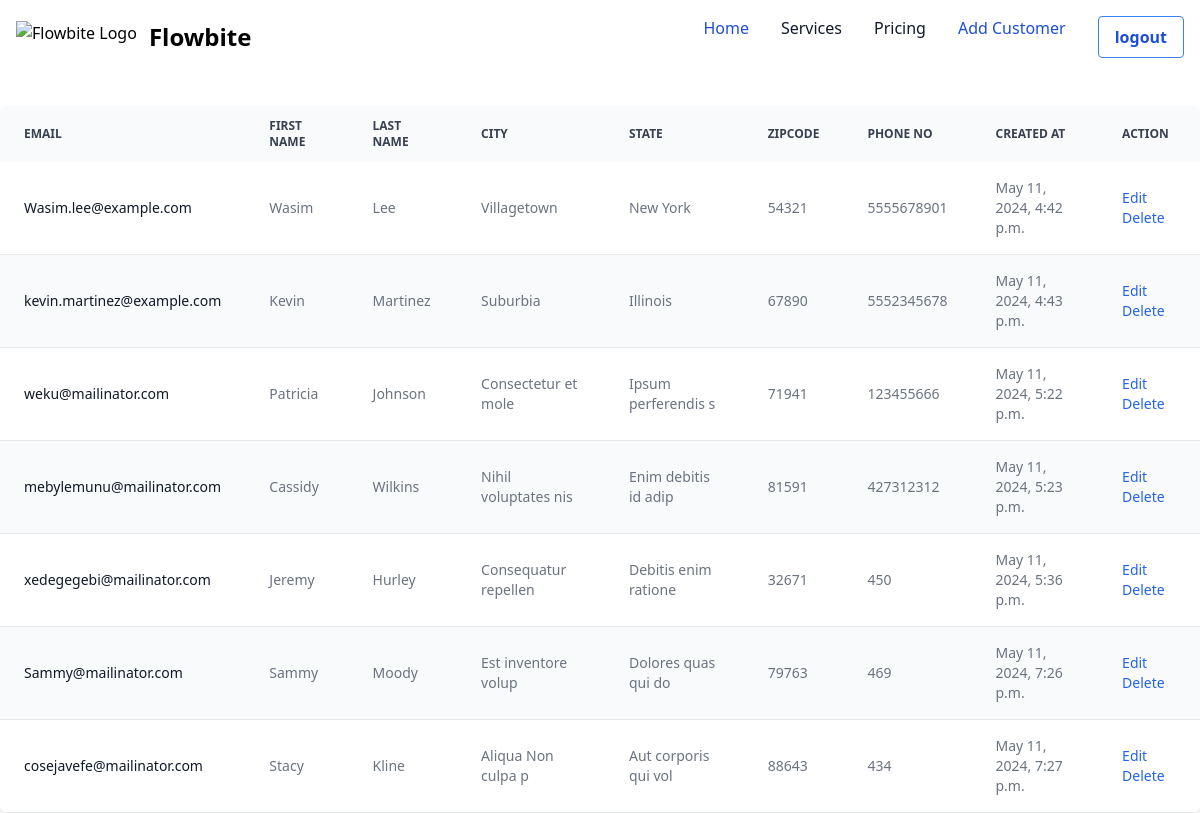
The app's page /home/ (signed in) with its own data.
### core/models.py (models this page shows, shortened)
class Record(models.Model):
    created_at=models.DateTimeField(auto_now_add=True)
    first_name=models.CharField(max_length=50)
    last_name=models.CharField(max_length=50)
    address=models.CharField(max_length=100)
    email=models.EmailField()
    phone=models.PositiveBigIntegerField(null=True)
    city=models.CharField(max_length=30)
    state=models.CharField(max_length=40)
    zipcode=models.PositiveIntegerField(null=True)

### core/views.py (the view)
# urls.py: path("home/",home,name="home"),
def home(request):
    records=Record.objects.all()
    context={"records":records}
    return render(request,"home.html",context)

### templates/home.html
{% extends 'main.html' %}
{% block content %}
{% if user.is_authenticated %}
<div class="mt-8">
  <div class="relative overflow-x-auto shadow-md sm:rounded-lg">
    <table class="w-full text-sm text-left rtl:text-right text-gray-500 dark:text-gray-400">
        <thead class="text-xs text-gray-700 uppercase bg-gray-50 dark:bg-gray-700 dark:text-gray-400">
            <tr>
                <th scope="col" class="px-6 py-3">
                    Email
                </th>
                <th scope="col" class="px-6 py-3">
                    First Name
                </th>
                <th scope="col" class="px-6 py-3">
                    Last Name
                </th>
                <th scope="col" class="px-6 py-3">
                    City
                </th>
                <th scope="col" class="px-6 py-3">
                    State
                </th>
                <th scope="col" class="px-6 py-3">
                    Zipcode
                </th>
                <th scope="col" class="px-6 py-3">
                    Phone No
                </th>
                <th scope="col" class="px-6 py-3">
                    Created At
                </th>
                <th scope="col" class="px-6 py-3">
                    Action
                </th>
            </tr>
        </thead>
        <tbody>
            {% for record in records %}
            <tr class="odd:bg-white odd:dark:bg-gray-900 even:bg-gray-50 even:dark:bg-gray-800 border-b dark:border-gray-700">
                <th scope="row" class="px-6 py-4 font-medium text-gray-900 whitespace-nowrap dark:text-white">
                    <a href="{% url 'singledetail' record.id %}">{{ record.email }}</a>
                </th>
                <td class="px-6 py-4">
                    {{ record.first_name }}
                </td>
                <td class="px-6 py-4">
                    {{ record.last_name }}
                </td>
                <td class="px-6 py-4">
                    {{ record.city }}
                </td>
                <td class="px-6 py-4">
                    {{ record.state }}
                </td>
                <td class="px-6 py-4">
                    {{ record.zipcode }}
                </td>
                <td class="px-6 py-4">
                    {{ record.phone }}
                </td>
                <td class="px-6 py-4">
                    {{ record.created_at }}
                </td>
                <td class="px-6 py-4">
                    <a href="{% url 'edit' record.id %}" class="font-medium text-blue-600 dark:text-blue-500 hover:underline">Edit</a>&nbsp;
                    <a href="{% url 'delete' record.id %}" class="font-medium text-blue-600 dark:text-blue-500 hover:underline">Delete</a>
                </td>
            </tr>
            {% endfor %}
        </tbody>
    </table>
  </div>
</div>
{% endif %}
{% endblock %}

### records on screen
Record: email "Wasim.lee@example.com", first_name "Wasim", last_name "Lee", city "Villagetown", state "New York", zipcode "54321", phone "5555678901", created_at "May 11, 2024, 4:42 p.m."
Record: email "kevin.martinez@example.com", first_name "Kevin", last_name "Martinez", city "Suburbia", state "Illinois", zipcode "67890", phone "5552345678", created_at "May 11, 2024, 4:43 p.m."
Record: email "weku@mailinator.com", first_name "Patricia", last_name "Johnson", city "Consectetur et mole", state "Ipsum perferendis s", zipcode "71941", phone "123455666", created_at "May 11, 2024, 5:22 p.m."
Record: email "mebylemunu@mailinator.com", first_name "Cassidy", last_name "Wilkins", city "Nihil voluptates nis", state "Enim debitis id adip", zipcode "81591", phone "427312312", created_at "May 11, 2024, 5:23 p.m."
Record: email "xedegegebi@mailinator.com", first_name "Jeremy", last_name "Hurley", city "Consequatur repellen", state "Debitis enim ratione", zipcode "32671", phone "450", created_at "May 11, 2024, 5:36 p.m."
Record: email "Sammy@mailinator.com", first_name "Sammy", last_name "Moody", city "Est inventore volup", state "Dolores quas qui do", zipcode "79763", phone "469", created_at "May 11, 2024, 7:26 p.m."
Record: email "cosejavefe@mailinator.com", first_name "Stacy", last_name "Kline", city "Aliqua Non culpa p", state "Aut corporis qui vol", zipcode "88643", phone "434", created_at "May 11, 2024, 7:27 p.m."
